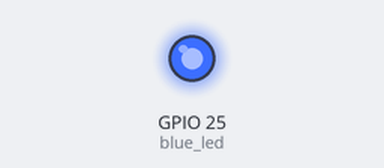
The program below on a simulated ESP32 board running MicroPython. Shown: output pins drawn as LEDs (lit = HIGH). What the program prints to the serial console is not drawn. At 9.2 s the program stops and its outputs stay as they are.

Above: at 0.05 s.
At 2.6 s:
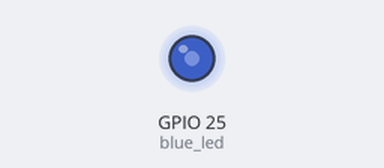
Timing chart, 0 to 6.0 s (numbered marks = the images above):
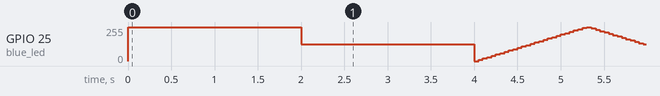

The program:

rgb_led.py
```python
from machine import Pin, PWM
import time

# HW-479 RGB LED pins (adjust these to your GPIO pins)
BLUE_PIN = 25  # GPIO pin for blue LED

# Create PWM object for blue channel
blue_led = PWM(Pin(BLUE_PIN), freq=1000)
blue_led.duty(0)  # Make sure the LED defaults to off on boot!


def set_blue_brightness(brightness):
    """Set blue LED brightness (0-255)"""
    # PWM duty cycle is 0-1023 for ESP32
    duty = int((brightness / 255) * 1023)
    blue_led.duty(duty)


def pulse_blue(pulses=2):
    """Pulse the blue LED"""
    try:
        for pulse_count in range(pulses):
            # Fade in
            for brightness in range(0, 256, 10):
                set_blue_brightness(brightness)
                time.sleep(0.05)

            # Fade out
            for brightness in range(255, -1, -10):
                set_blue_brightness(brightness)
                time.sleep(0.05)


        set_blue_brightness(0)
        print("All pulses complete")
    except KeyboardInterrupt:
        set_blue_brightness(0)
        print("Stopped")


def main():
    """Main loop"""
    print("HW-479 Blue LED Control")
    print("-" * 40)

    # Test: Set to full brightness
    set_blue_brightness(255)
    time.sleep(2)

    # Test: Set to half brightness
    set_blue_brightness(127)
    time.sleep(2)

    # Pulse effect
    pulse_blue()


if __name__ == "__main__":
    main()
```
